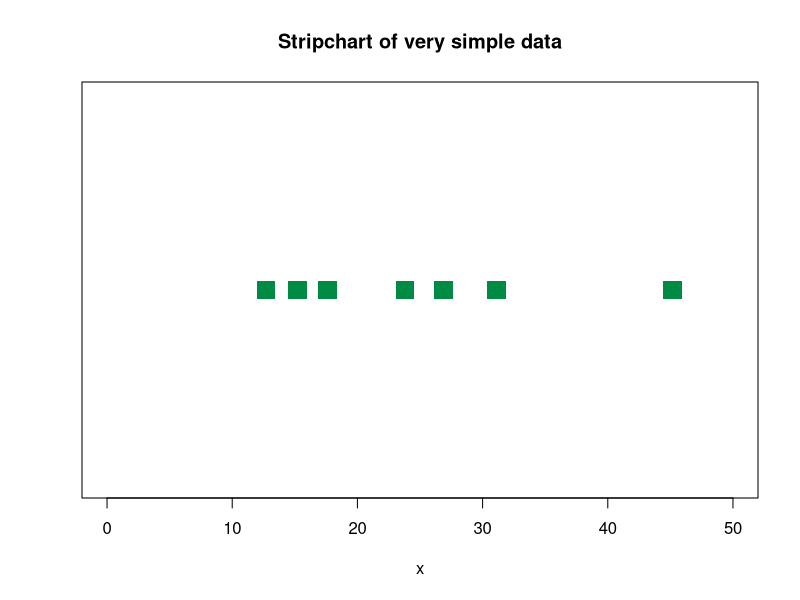
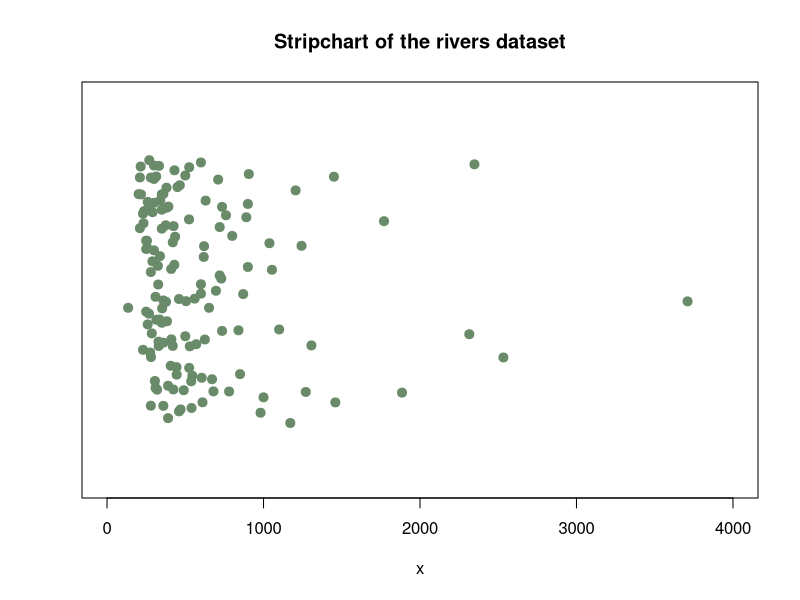

These charts were generated, in order, by the following R code:
## ---- chunk 1
exercise.6.1.numeric.vector <-
    c( 12.7, 23.8, 17.6, 45.2, 31.1, 26.9, 15.2 )

stripchart(
    exercise.6.1.numeric.vector,
    xlim = c(0, 50),
    main = "Stripchart of very simple data",
    xlab = "x",
    pch = 15,
    cex = 2.5,
    col = "springgreen4"
)
## ---- chunk 2
stripchart(
    rivers,
    xlim = c(0, 4000),
    ylim = c(0, 2),
    main = "Stripchart of the rivers dataset",
    xlab = "x",
    method = "jitter",
    jitter = 0.7,
    pch = 19,
    cex = 1.2,
    col = "darkseagreen4"
)
